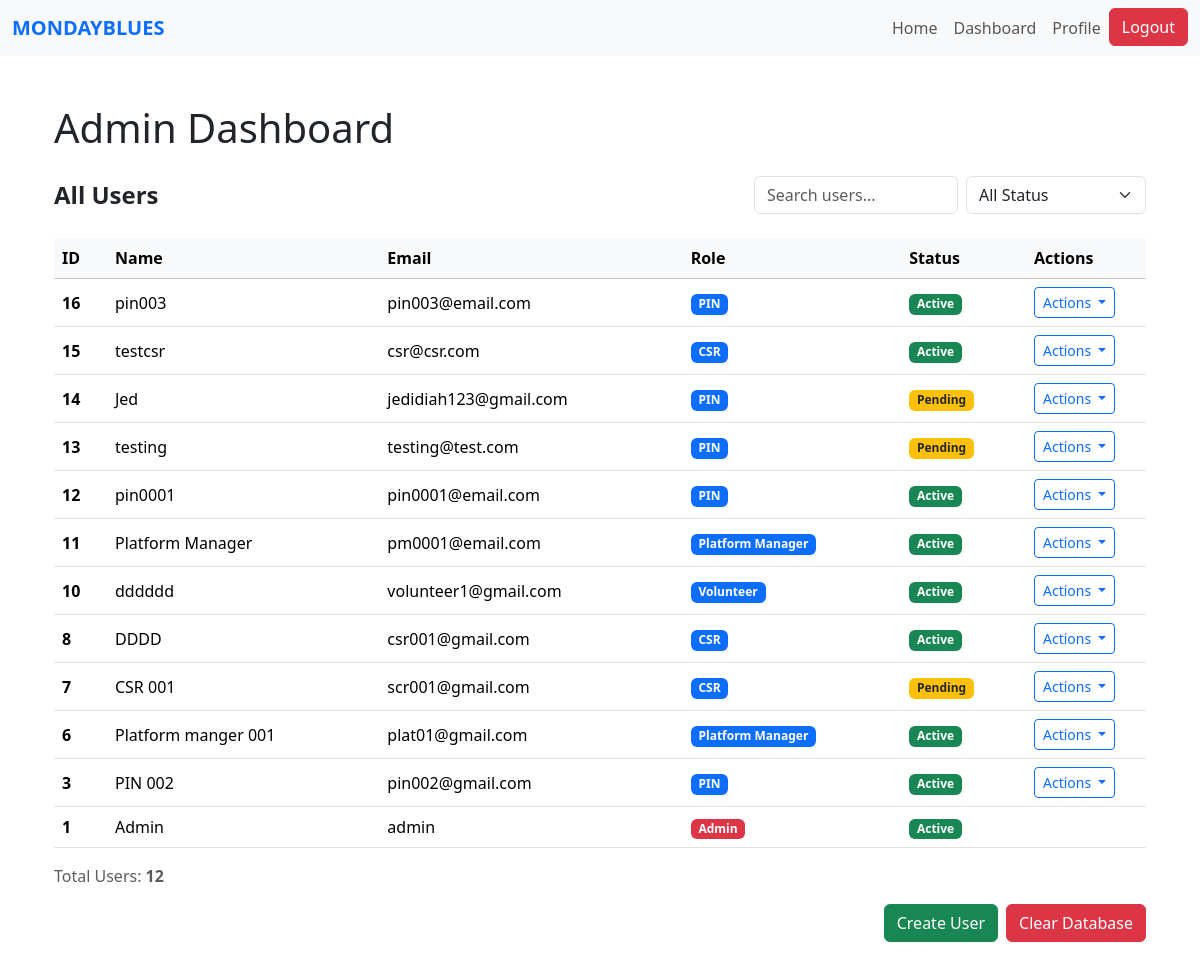
/admin (signed in), run on the app's committed database.
### website/models.py (models this page shows)
class User(db.Model, UserMixin):
    id = db.Column(db.Integer, primary_key=True)
    name = db.Column(db.String(150))
    email = db.Column(db.String(150), unique=True)
    password = db.Column(db.String(150))
    date_created = db.Column(db.DateTime(timezone=True), default=func.now())
    role = db.Column(db.String(50), default='PIN')
    status = db.Column(db.String(20), default='Pending')  # Pending, Approved, Suspended
    """    total_rating = db.Column(db.Float, default=0)
    num_ratings = db.Column(db.Integer, default=0)

    def update_rating(self, new_rating: float):
        #Update overall CSR rating with a new rating value.
        if self.num_ratings == 0:
            self.total_rating = new_rating
        else:
            self.total_rating = ((self.total_rating * self.num_ratings) + new_rating) / (self.num_ratings + 1)
        self.num_ratings += 1"""

### website/admin.py (the view)
@admin.route('/admin')
@login_required
def dashboard():
    users = User.query.order_by(User.date_created.desc()).all()
    return render_template("admin_dashboard.html", users=users)

### website/templates/admin_dashboard.html (shortened to what this page needs)
{% extends "base.html" %}
{% block content %}
<div class="container mt-5">
    <h1 class="mb-4">Admin Dashboard</h1>
    <div class="user-management">
        <div class="d-flex justify-content-between align-items-center mb-4 flex-wrap gap-3">
            <h4 class="fw-bold mb-0">All Users</h4>
            <div class="d-flex flex align-items-center gap-2">
                <input type="text"
                       class="form-control"
                       placeholder="Search users..."
                       id="searchInput"
                       style="max-width: 250px;">
                <select class="form-select" id="statusFilter" style="max-width: 180px;">
                    <option value="">All Status</option>
                </select>
            </div>
        </div>
        <div class="table-container position-relative">
            <table class="table align-middle table-hover">
                <thead class="table-light sticky-top">
                    <tr>
                        <th>ID</th>
                        <th>Name</th>
                        <th>Email</th>
                        <th>Role</th>
                        <th>Status</th>
                        <th style="width: 120px;">Actions</th>
                    </tr>
                </thead>
                <tbody id="userTableBody">
                    {% if users and users|length > 0 %}
                        {% for user in users %}
                        <tr>
                            <td><strong>{{ user.id }}</strong></td>
                            <td>{{ user.name }}</td>
                            <td>{{ user.email }}</td>
                            <td>
                                {% if user.role == 'Admin' %}
                                    <span class="badge bg-danger">{{ user.role }}</span>
                                {% else %}
                                    <span class="badge bg-primary">{{ user.role }}</span>
                                {% endif %}
                            </td>
                            <td>
                                {% if user.status == 'Active' %}
                                    <span class="badge bg-success">Active</span>
                                {% elif user.status == 'Pending' %}
                                    <span class="badge bg-warning text-dark">Pending</span>
                                {% elif user.status == 'Suspended' %}
                                    <span class="badge bg-danger">Suspended</span>
                                {% endif %}
                            </td>
                            <td>
                                {% if user.role != "Admin" %}
                                <div class="dropdown position-static">
                                    <button class="btn btn-outline-primary btn-sm dropdown-toggle"
                                            type="button"
                                            id="actionDropdown{{ user.id }}"
                                            data-bs-toggle="dropdown"
                                            aria-expanded="false">
                                        Actions
                                    </button>
                                </div>
                                {% endif %}
                            </td>
                        </tr>
                        {% endfor %}
                    {% endif %}
                </tbody>
            </table>
        </div>
        {% if users and users|length > 0 %}
        <div class="mt-3 text-muted">
            Total Users: <strong>{{ users|length }}</strong>
        </div>
        {% endif %}
    </div>
    <div class="d-flex justify-content-end mt-3 gap-2 mb-4">
    <a class="btn btn-success" href="{{ url_for('admin.create_user') }}">Create User</a>
    <button class="btn btn-danger" id="clearDatabaseBtn">Clear Database</button>
    </div>
</div>
{% endblock %}

### data on the page
User: id "16", name "pin003", email "pin003@email.com", role "PIN", status "Active"
User: id "15", name "testcsr", email "csr@csr.com", role "CSR", status "Active"
User: id "14", name "Jed", email "jedidiah123@gmail.com", role "PIN", status "Pending"
User: id "13", name "testing", email "testing@test.com", role "PIN", status "Pending"
User: id "12", name "pin0001", email "pin0001@email.com", role "PIN", status "Active"
User: id "11", name "Platform Manager", email "pm0001@email.com", role "Platform Manager", status "Active"
User: id "10", name "dddddd", email "volunteer1@gmail.com", role "Volunteer", status "Active"
User: id "8", name "DDDD", email "csr001@gmail.com", role "CSR", status "Active"
User: id "7", name "CSR 001", email "scr001@gmail.com", role "CSR", status "Pending"
User: id "6", name "Platform manger 001", email "plat01@gmail.com", role "Platform Manager", status "Active"
User: id "3", name "PIN 002", email "pin002@gmail.com", role "PIN", status "Active"
User: id "1", name "Admin", email "admin", role "Admin", status "Active"

### other printed values
{{ users|length }} "12"
